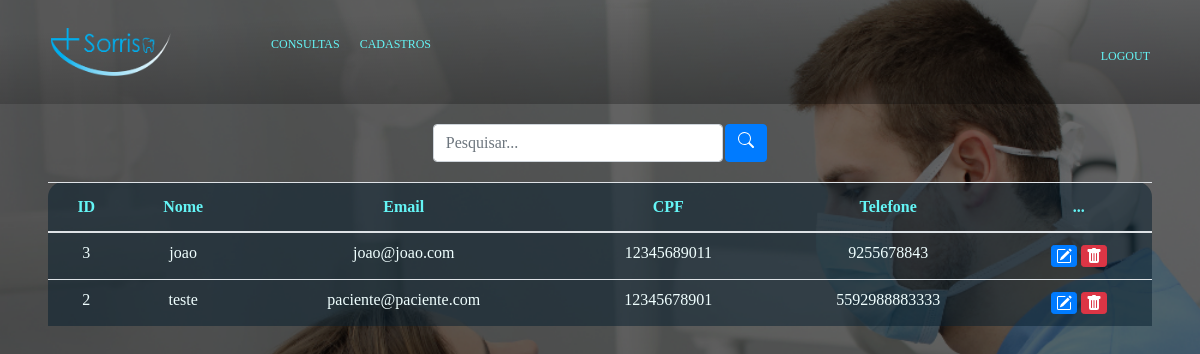
Before: /portal/admin/cadastros.php with the older database file.
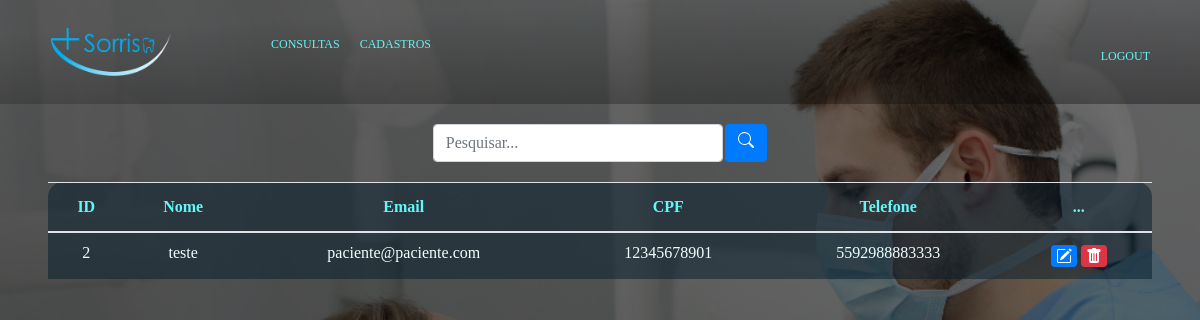
After: the same page with the newer database file.
### tables this page shows
CREATE TABLE `paciente` (
  `id_paciente` int(11) NOT NULL,
  `codigo_login` int(11) NOT NULL,
  `nome_paciente` char(45) NOT NULL,
  `cpf` bigint(11) UNSIGNED ZEROFILL NOT NULL,
  `telefone` bigint(11) NOT NULL
);

### portal/admin/cadastros.php (the view, shortened to what this page needs)
<?php session_start();
include('../conexao.php');
if(!empty($_GET['search'])) {
	$data = $_GET['search'];
	$sql = "SELECT paciente.*, login.email
	FROM paciente
	JOIN login ON paciente.id_paciente = login.codigo_login
	WHERE id_paciente LIKE '%$data%' or nome_paciente LIKE '%$data%' or email LIKE '%$data%' or cpf LIKE '%$data%' or telefone LIKE '%$data%' ORDER BY id_paciente DESC";
} else {
	$sql = "SELECT paciente.*, login.email
	FROM paciente
	JOIN login ON paciente.id_paciente = login.codigo_login
	ORDER BY paciente.id_paciente DESC;";
}
$result = $mysqli->query($sql);
?>
<!DOCTYPE html>
<html lang="pt-br">
<head>
	<link rel="stylesheet" href="https://cdn.jsdelivr.net/npm/bootstrap@4.0.0/dist/css/bootstrap.min.css">
	<link rel="stylesheet" type="text/css" href="../css/estilo.css">
</head>
<body>
	<header>
		<div id="conteudo_principal">
			<nav class="menus">
				<img src="../img/sorriso.png">
				<ul class="lista-de-itens">
				<li><a href="admin.php">Consultas</a></li>
				<li><a href="cadastros.php">Cadastros</a></li>
			</nav>
			<nav>
				<div class="right-items">
					<ul class="itens-da-direita">
					<li><a href="../Logout.php">Logout</a></li>
				</div>
			</nav>
		</div>
 </header>
</body>
<div class="box-search">
	<input type="search" class="form-control w-25" placeholder="Pesquisar..." id="pesquisar">
	<button onclick="searchData()" class="btn btn-primary">
	</button>
</div>
<div class="mx-5">
	<table class="table text-white table-bg">
		<thead>
			<tr>
				<th scope="col">ID</th>
				<th scope="col">Nome</th>
				<th scope="col">Email</th>
				<th scope="col">CPF</th>
				<th scope="col">Telefone</th>
				<th scope="col">...</th>
			</tr>
		</thead>
		<tbody class="tbod">
			<?php
				while($user_data = mysqli_fetch_assoc($result))
				{
					echo "<tr>";
					echo "<td>" .$user_data['id_paciente']."</td>";
					echo "<td>" .substr($user_data['nome_paciente'], 0, 10);
					echo "<td>" .$user_data['email']."</td>";
					echo "<td>" .$user_data['cpf']."</td>";
					echo "<td>" .$user_data['telefone']."</td>";
					echo "<td>
						<a class='btn btn-sm btn-primary' href='editcd.php?id=$user_data[id_paciente]'>
							<svg xmlns='http://www.w3.org/2000/svg' width='16' height='16' fill='currentColor' class='bi bi-pencil-square' viewBox='0 0 16 16'>
  								<path d='M15.502 1.94a.5.5 0 0 1 0 .706L14.459 3.69l-2-2L13.502.646a.5.5 0 0 1 .707 0l1.293 1.293zm-1.75 2.456-2-2L4.939 9.21a.5.5 0 0 0-.121.196l-.805 2.414a.25.25 0 0 0 .316.316l2.414-.805a.5.5 0 0 0 .196-.12l6.813-6.814z'/>
  									<path fill-rule='evenodd' d='M1 13.5A1.5 1.5 0 0 0 2.5 15h11a1.5 1.5 0 0 0 1.5-1.5v-6a.5.5 0 0 0-1 0v6a.5.5 0 0 1-.5.5h-11a.5.5 0 0 1-.5-.5v-11a.5.5 0 0 1 .5-.5H9a.5.5 0 0 0 0-1H2.5A1.5 1.5 0 0 0 1 2.5v11z'/>
							</svg>
						</a>
						<a class='btn btn-sm btn-danger' href='javascript:void(0);' onclick='confirmDelete($user_data[id_paciente])'>
							<svg xmlns='http://www.w3.org/2000/svg' width='16' height='16' fill='currentColor' class='bi bi-trash-fill' viewBox='0 0 16 16'>
  								<path d='M2.5 1a1 1 0 0 0-1 1v1a1 1 0 0 0 1 1H3v9a2 2 0 0 0 2 2h6a2 2 0 0 0 2-2V4h.5a1 1 0 0 0 1-1V2a1 1 0 0 0-1-1H10a1 1 0 0 0-1-1H7a1 1 0 0 0-1 1H2.5zm3 4a.5.5 0 0 1 .5.5v7a.5.5 0 0 1-1 0v-7a.5.5 0 0 1 .5-.5zM8 5a.5.5 0 0 1 .5.5v7a.5.5 0 0 1-1 0v-7A.5.5 0 0 1 8 5zm3 .5v7a.5.5 0 0 1-1 0v-7a.5.5 0 0 1 1 0z'/>
							</svg>
						</a>
					</td>";
					echo "</tr>";
				}
				?>
		</tbody>
	</table>
 </div>
</html>

Changed rows visible on the page:
removed paciente: id_paciente "3", nome_paciente "joao", codigo_login.email "joao@joao.com", cpf "12345689011", telefone "9255678843"
